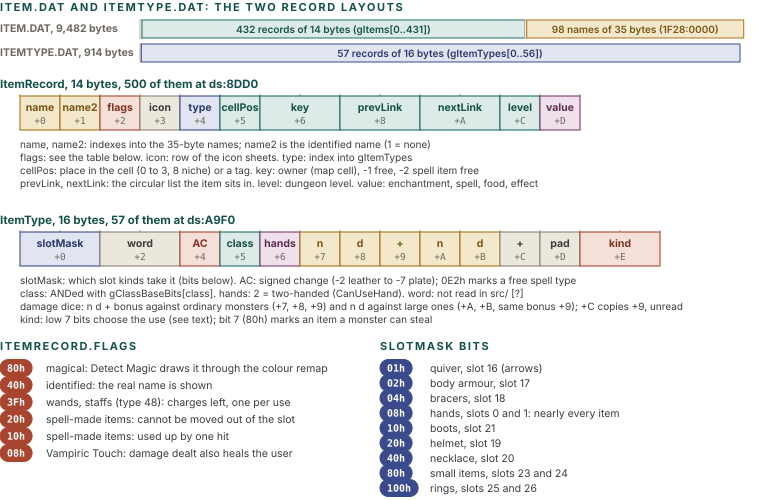

Write the Python code that produced this figure.
import sys; sys.path.insert(0, '.')
from figlib import *

c = Canvas(760, 500)
c.section(0, 11, "ITEM.DAT and ITEMTYPE.DAT: the two record layouts")

# ---- files ----
c.text(0, 32, "ITEM.DAT, 9,482 bytes", size=10.5, weight=700, color=MUTED)
fx, fw = 140, 600
tot = 9482.0
parts = [(2, "2", "paper"), (6048, "432 records of 14 bytes (gItems[0..431])", "teal"), (2, "", "paper"), (3430, "98 names of 35 bytes (1F28:0000)", "ochre")]
x = fx
for n, t, k in parts:
    w = max(2.0, n / tot * fw)
    tc, sc, fc = PAL[k]
    c.rect(x, 20, w, 18, fill=fc, stroke=sc, sw=1, rx=0)
    if t and w > 40:
        c.text(x + w / 2, 33, t, size=10, color=tc, anchor="middle", weight=600)
    x += w
c.text(0, 56, "ITEMTYPE.DAT, 914 bytes", size=10.5, weight=700, color=MUTED)
c.rect(fx, 44, 2 / 914.0 * fw, 18, fill=PAL["paper"][2], stroke=PAL["paper"][1], rx=0)
c.rect(fx + 2 / 914.0 * fw, 44, 912 / 914.0 * fw, 18, fill=PAL["navy"][2], stroke=PAL["navy"][1], rx=0)
c.text(fx + 300, 57, "57 records of 16 bytes (gItemTypes[0..56])", size=10, color=PAL["navy"][0], anchor="middle", weight=600)

U = 40.0
def record(y, title, n, fields, hint):
    c.text(0, y - 8, title, size=11.5, weight=700, color=PAL["teal"][0])
    ox = 20
    for o in range(n + 1):
        c.line(ox + o * U, y - 2, ox + o * U, y, stroke=GREY, sw=0.8)
    for o in range(0, n, 1):
        c.text(ox + o * U + U / 2, y + 44 + 14 + 2, "", size=9)
    for (s, sz, name, kind, note) in fields:
        tc, sc, fc = PAL[kind]
        c.rect(ox + s * U, y, sz * U, 34, fill=fc, stroke=sc, sw=1.1, rx=0)
        c.text(ox + s * U + sz * U / 2, y + 15, name, size=10.5, weight=700, color=tc, anchor="middle")
        c.text(ox + s * U + sz * U / 2, y + 28, "+%X" % s, size=9.5, color=MUTED, anchor="middle", mono=True)
    ly = y + 52
    for (s, sz, name, kind, note) in fields:
        pass
    return ox

# ItemRecord
Y1 = 96
rec1 = [
    (0, 1, "name", "ochre", ""), (1, 1, "name2", "ochre", ""), (2, 1, "flags", "red", ""), (3, 1, "icon", "grey", ""),
    (4, 1, "type", "navy", ""), (5, 1, "cellPos", "teal", ""), (6, 2, "key", "teal", ""), (8, 2, "prevLink", "teal", ""),
    (10, 2, "nextLink", "teal", ""), (12, 1, "level", "teal", ""), (13, 1, "value", "plum", ""),
]
record(Y1, "ItemRecord, 14 bytes, 500 of them at ds:8DD0", 14, rec1, "")
notes1 = [
    "name, name2: indexes into the 35-byte names; name2 is the identified name (1 = none)",
    "flags: see the table below.  icon: row of the icon sheets.  type: index into gItemTypes",
    "cellPos: place in the cell (0 to 3, 8 niche) or a tag.  key: owner (map cell), -1 free, -2 spell item free",
    "prevLink, nextLink: the circular list the item sits in.  level: dungeon level.  value: enchantment, spell, food, effect",
]
for i, t in enumerate(notes1):
    c.text(20, Y1 + 52 + i * 13, t, size=10, color=INK2)

# ItemType
Y2 = 232
rec2 = [
    (0, 2, "slotMask", "navy", ""), (2, 2, "word", "grey", ""), (4, 1, "AC", "red", ""), (5, 1, "class", "teal", ""),
    (6, 1, "hands", "plum", ""), (7, 1, "n", "ochre", ""), (8, 1, "d", "ochre", ""), (9, 1, "+", "ochre", ""),
    (10, 1, "n", "ochre", ""), (11, 1, "d", "ochre", ""), (12, 1, "+", "grey", ""), (13, 1, "pad", "grey", ""), (14, 2, "kind", "red", ""),
]
record(Y2, "ItemType, 16 bytes, 57 of them at ds:A9F0", 16, rec2, "")
notes2 = [
    "slotMask: which slot kinds take it (bits below).  AC: signed change (-2 leather to -7 plate); 0E2h marks a free spell type",
    "class: ANDed with gClassBaseBits[class].  hands: 2 = two-handed (CanUseHand).  word: not read in src/ [?]",
    "damage dice: n d  + bonus against ordinary monsters (+7, +8, +9) and n d against large ones (+A, +B, same bonus +9); +C copies +9, unread",
    "kind: low 7 bits choose the use (see text); bit 7 (80h) marks an item a monster can steal",
]
for i, t in enumerate(notes2):
    c.text(20, Y2 + 52 + i * 13, t, size=10, color=INK2)

# ---- bit tables ----
TY = 354
c.section(0, TY - 4, "ItemRecord.flags")
fl = [("80h", "magical: Detect Magic draws it through the colour remap"), ("40h", "identified: the real name is shown"),
      ("3Fh", "wands, staffs (type 48): charges left, one per use"), ("20h", "spell-made items: cannot be moved out of the slot"),
      ("10h", "spell-made items: used up by one hit"), ("08h", "Vampiric Touch: damage dealt also heals the user")]
for i, (b, t) in enumerate(fl):
    y = TY + 8 + i * 17
    c.pill(0, y + 6, b, "red", size=10, solid=True, mono=True)
    c.text(46, y + 10, t, size=10.5, color=INK2)
c.section(380, TY - 4, "slotMask bits")
mk = [("01h", "quiver, slot 16 (arrows)"), ("02h", "body armour, slot 17"), ("04h", "bracers, slot 18"), ("08h", "hands, slots 0 and 1: nearly every item"),
      ("10h", "boots, slot 21"), ("20h", "helmet, slot 19"), ("40h", "necklace, slot 20"), ("80h", "small items, slots 23 and 24"), ("100h", "rings, slots 25 and 26")]
for i, (b, t) in enumerate(mk):
    y = TY + 8 + i * 15
    c.pill(380, y + 6, b, "navy", size=10, solid=True, mono=True)
    c.text(430, y + 10, t, size=10.5, color=INK2)
c.save("figs/chr_itemrec.svg")
